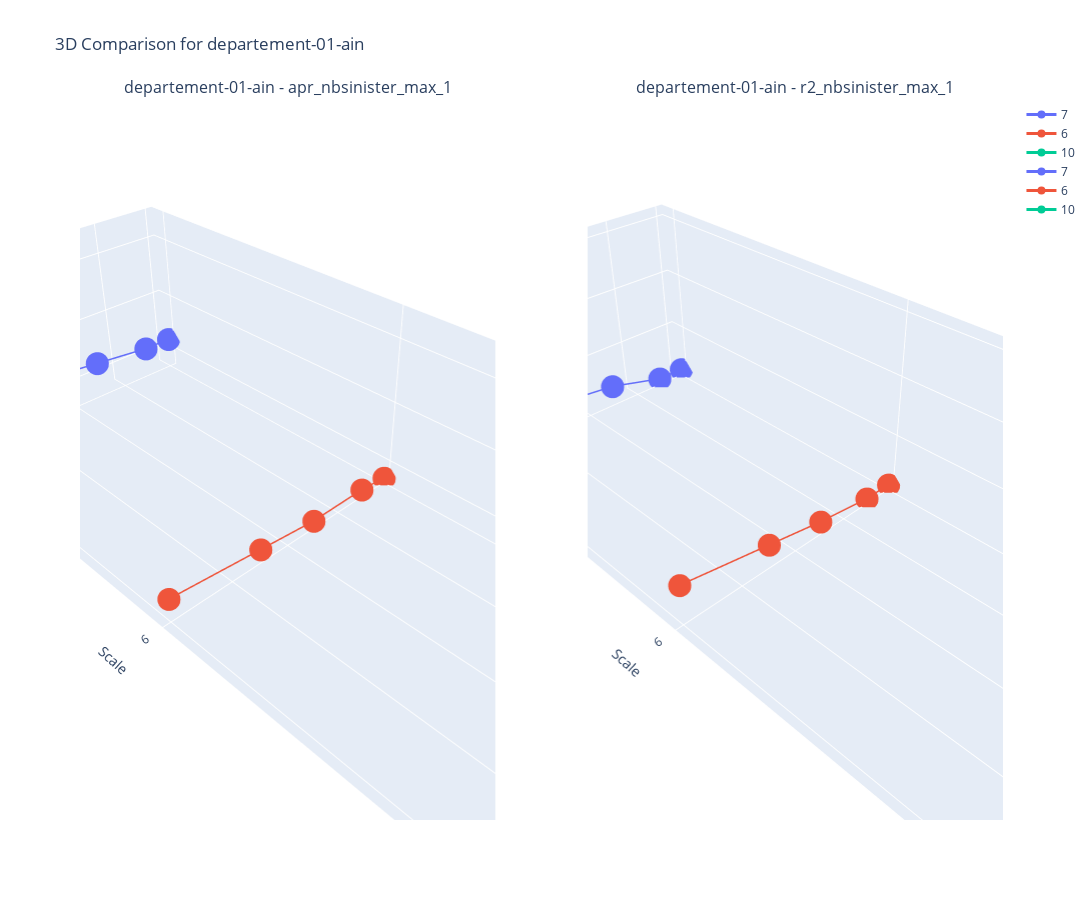
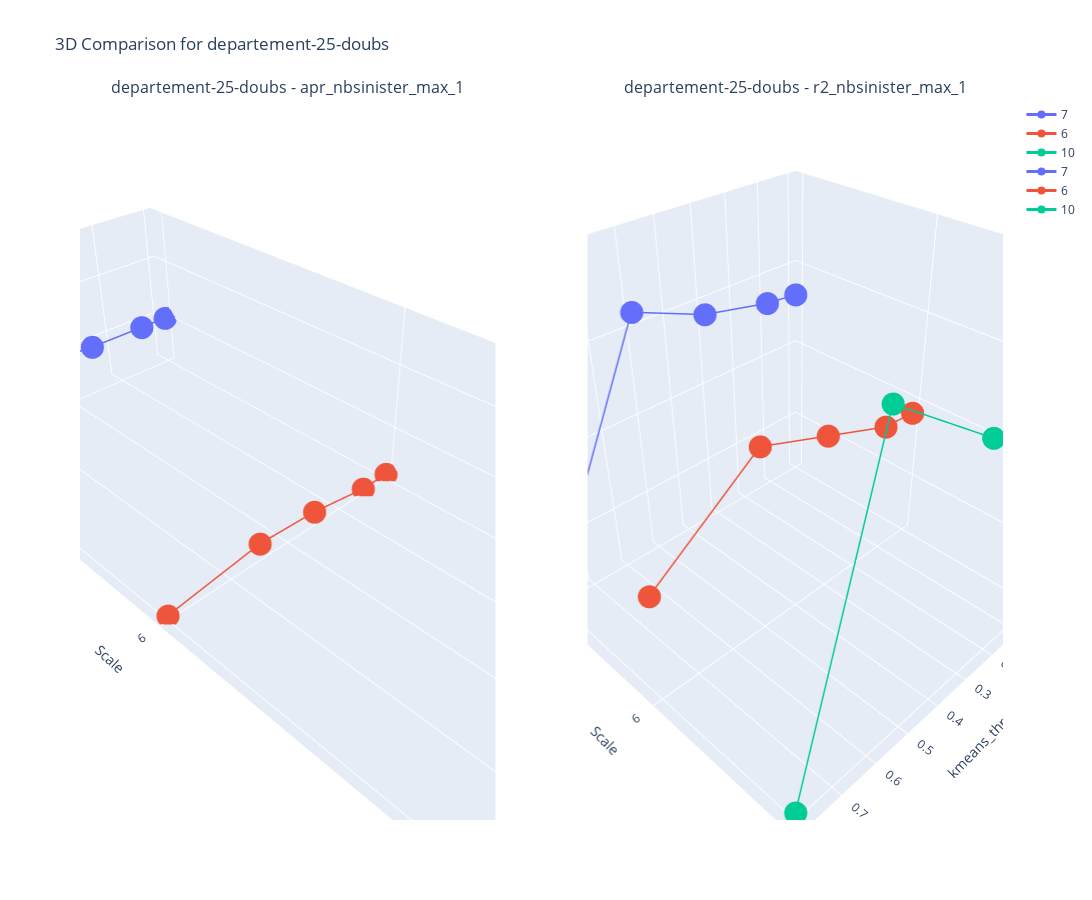
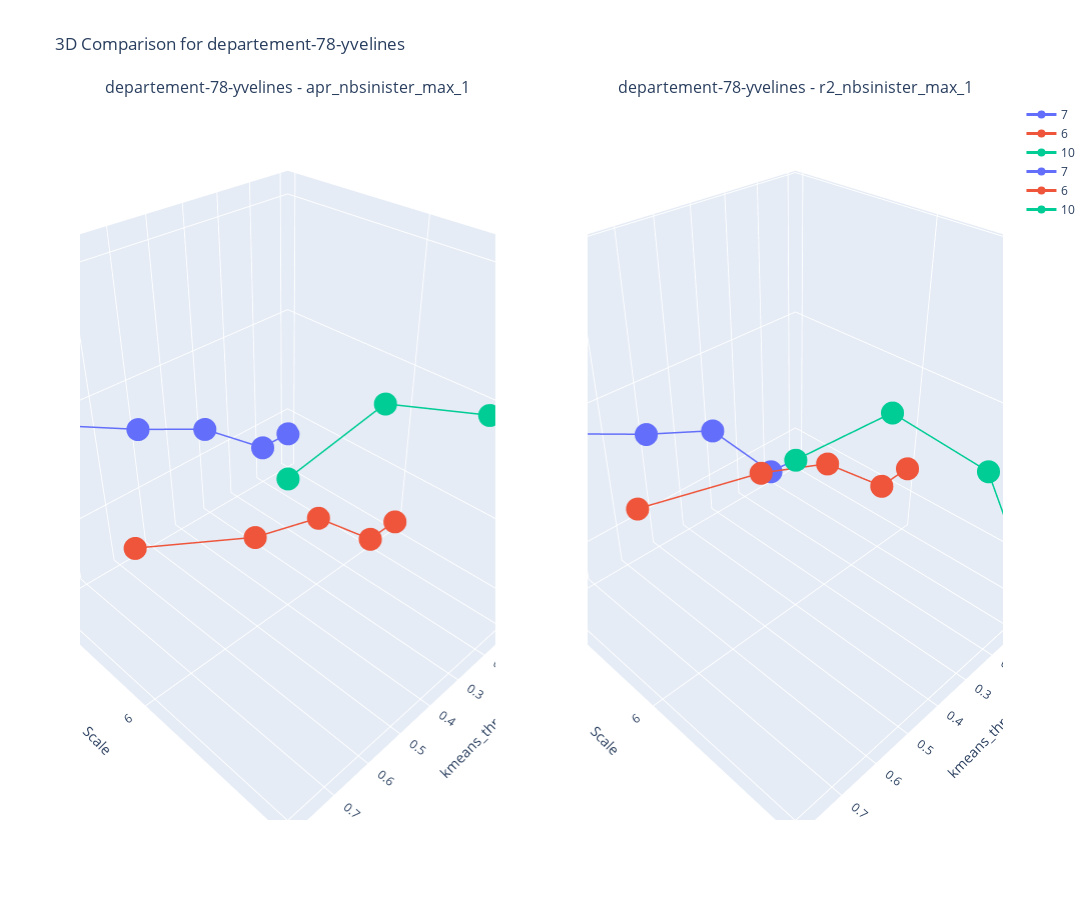

Here is the notebook cell these charts were saved with, in order:
### Code cell
compare_models_2d(df, df.Department.unique(), dept_markers, ['apr_nbsinister_max_1', 'r2_nbsinister_max_1'],  'kmeans_thresh', 'Scale', 'Scale')

### Figure 1 — Plotly figure (JSON) as saved in the notebook; plotly's stock layout.template omitted (floating-point values rounded to 4 significant figures)
{"data": [{"line": {"color": "#636EFA", "width": 3}, "marker": {"color": "#636EFA", "size": 8}, "mode": "lines+markers", "name": "7", "scene": "scene", "type": "scatter3d", "x": [0, 0.1, 0.3, 0.5, 0.8], "y": [0, 0, 0, 0, 0], "z": [0.44, 0.44, 0.46, 0.48, 0.52]}, {"line": {"color": "#EF553B", "width": 3}, "marker": {"color": "#EF553B", "size": 8}, "mode": "lines+markers", "name": "6", "scene": "scene", "type": "scatter3d", "x": [0, 0.1, 0.3, 0.5, 0.8], "y": [1, 1, 1, 1, 1], "z": [0.35, 0.36, 0.36, 0.38, 0.41]}, {"line": {"color": "#00CC96", "width": 3}, "marker": {"color": "#00CC96", "size": 8}, "mode": "lines+markers", "name": "10", "scene": "scene", "type": "scatter3d", "x": [0, 0.1, 0.3, 0.6, 0.8], "y": [2, 2, 2, 2, 2], "z": [0.74, 0.74, 0.78, 0.87, 0.88]}, {"line": {"color": "#636EFA", "width": 3}, "marker": {"color": "#636EFA", "size": 8}, "mode": "lines+markers", "name": "7", "scene": "scene2", "type": "scatter3d", "x": [0, 0.1, 0.3, 0.5, 0.8], "y": [0, 0, 0, 0, 0], "z": [0.03487, 0.03587, 0.08641, 0.1073, 0.1702]}, {"line": {"color": "#EF553B", "width": 3}, "marker": {"color": "#EF553B", "size": 8}, "mode": "lines+markers", "name": "6", "scene": "scene2", "type": "scatter3d", "x": [0, 0.1, 0.3, 0.5, 0.8], "y": [1, 1, 1, 1, 1], "z": [0.03051, 0.03167, 0.05861, 0.09478, 0.1485]}, {"line": {"color": "#00CC96", "width": 3}, "marker": {"color": "#00CC96", "size": 8}, "mode": "lines+markers", "name": "10", "scene": "scene2", "type": "scatter3d", "x": [0, 0.1, 0.3, 0.6, 0.8], "y": [2, 2, 2, 2, 2], "z": [0.2349, 0.2531, 0.3825, 0.5838, 0.616]}], "layout": {"annotations": [{"font": {"size": 16}, "showarrow": false, "text": "departement-01-ain - apr_nbsinister_max_1", "x": 0.225, "xanchor": "center", "xref": "paper", "y": 1, "yanchor": "bottom", "yref": "paper"}, {"font": {"size": 16}, "showarrow": false, "text": "departement-01-ain - r2_nbsinister_max_1", "x": 0.775, "xanchor": "center", "xref": "paper", "y": 1, "yanchor": "bottom", "yref": "paper"}], "height": 900, "scene": {"domain": {"x": [0, 0.45], "y": [0, 1]}, "xaxis": {"title": {"text": "kmeans_thresh"}}, "yaxis": {"ticktext": ["7", "6", 10], "tickvals": [0, 1, 2], "title": {"text": "Scale"}}, "zaxis": {"title": {"text": "apr_nbsinister_max_1"}}}, "scene2": {"domain": {"x": [0.55, 1], "y": [0, 1]}, "xaxis": {"title": {"text": "kmeans_thresh"}}, "yaxis": {"ticktext": ["7", "6", 10], "tickvals": [0, 1, 2], "title": {"text": "Scale"}}, "zaxis": {"title": {"text": "r2_nbsinister_max_1"}}}, "showlegend": true, "title": {"text": "3D Comparison for departement-01-ain"}, "width": 1600}}

### Figure 2 — Plotly figure (JSON) as saved in the notebook; plotly's stock layout.template omitted (floating-point values rounded to 4 significant figures)
{"data": [{"line": {"color": "#636EFA", "width": 3}, "marker": {"color": "#636EFA", "size": 8}, "mode": "lines+markers", "name": "7", "scene": "scene", "type": "scatter3d", "x": [0, 0.1, 0.3, 0.5, 0.8], "y": [0, 0, 0, 0, 0], "z": [0.4, 0.4, 0.4, 0.41, 0.32]}, {"line": {"color": "#EF553B", "width": 3}, "marker": {"color": "#EF553B", "size": 8}, "mode": "lines+markers", "name": "6", "scene": "scene", "type": "scatter3d", "x": [0, 0.1, 0.3, 0.5, 0.8], "y": [1, 1, 1, 1, 1], "z": [0.25, 0.25, 0.28, 0.29, 0.25]}, {"line": {"color": "#00CC96", "width": 3}, "marker": {"color": "#00CC96", "size": 8}, "mode": "lines+markers", "name": "10", "scene": "scene", "type": "scatter3d", "x": [0, 0.1, 0.3, 0.6, 0.8], "y": [2, 2, 2, 2, 2], "z": [0.7, 0.7, 0.73, 0.75, 0.69]}, {"line": {"color": "#636EFA", "width": 3}, "marker": {"color": "#636EFA", "size": 8}, "mode": "lines+markers", "name": "7", "scene": "scene2", "type": "scatter3d", "x": [0, 0.1, 0.3, 0.5, 0.8], "y": [0, 0, 0, 0, 0], "z": [0.1657, 0.1696, 0.1861, 0.2184, -0.05163]}, {"line": {"color": "#EF553B", "width": 3}, "marker": {"color": "#EF553B", "size": 8}, "mode": "lines+markers", "name": "6", "scene": "scene2", "type": "scatter3d", "x": [0, 0.1, 0.3, 0.5, 0.8], "y": [1, 1, 1, 1, 1], "z": [0.08642, 0.08905, 0.1192, 0.1492, 0.05886]}, {"line": {"color": "#00CC96", "width": 3}, "marker": {"color": "#00CC96", "size": 8}, "mode": "lines+markers", "name": "10", "scene": "scene2", "type": "scatter3d", "x": [0, 0.1, 0.3, 0.6, 0.8], "y": [2, 2, 2, 2, 2], "z": [0.1288, 0.1388, 0.1998, 0.2885, -0.06245]}], "layout": {"annotations": [{"font": {"size": 16}, "showarrow": false, "text": "departement-25-doubs - apr_nbsinister_max_1", "x": 0.225, "xanchor": "center", "xref": "paper", "y": 1, "yanchor": "bottom", "yref": "paper"}, {"font": {"size": 16}, "showarrow": false, "text": "departement-25-doubs - r2_nbsinister_max_1", "x": 0.775, "xanchor": "center", "xref": "paper", "y": 1, "yanchor": "bottom", "yref": "paper"}], "height": 900, "scene": {"domain": {"x": [0, 0.45], "y": [0, 1]}, "xaxis": {"title": {"text": "kmeans_thresh"}}, "yaxis": {"ticktext": ["7", "6", 10], "tickvals": [0, 1, 2], "title": {"text": "Scale"}}, "zaxis": {"title": {"text": "apr_nbsinister_max_1"}}}, "scene2": {"domain": {"x": [0.55, 1], "y": [0, 1]}, "xaxis": {"title": {"text": "kmeans_thresh"}}, "yaxis": {"ticktext": ["7", "6", 10], "tickvals": [0, 1, 2], "title": {"text": "Scale"}}, "zaxis": {"title": {"text": "r2_nbsinister_max_1"}}}, "showlegend": true, "title": {"text": "3D Comparison for departement-25-doubs"}, "width": 1600}}

### Figure 3 — Plotly figure (JSON) as saved in the notebook; plotly's stock layout.template omitted (floating-point values rounded to 4 significant figures)
{"data": [{"line": {"color": "#636EFA", "width": 3}, "marker": {"color": "#636EFA", "size": 8}, "mode": "lines+markers", "name": "7", "scene": "scene", "type": "scatter3d", "x": [0, 0.1, 0.3, 0.5, 0.8], "y": [0, 0, 0, 0, 0], "z": [0.58, 0.58, 0.63, 0.66, 0.71]}, {"line": {"color": "#EF553B", "width": 3}, "marker": {"color": "#EF553B", "size": 8}, "mode": "lines+markers", "name": "6", "scene": "scene", "type": "scatter3d", "x": [0, 0.1, 0.3, 0.5, 0.8], "y": [1, 1, 1, 1, 1], "z": [0.55, 0.55, 0.61, 0.63, 0.68]}, {"line": {"color": "#00CC96", "width": 3}, "marker": {"color": "#00CC96", "size": 8}, "mode": "lines+markers", "name": "10", "scene": "scene", "type": "scatter3d", "x": [0, 0.1, 0.3, 0.6, 0.8], "y": [2, 2, 2, 2, 2], "z": [0.7, 0.71, 0.76, 0.81, 0.8]}, {"line": {"color": "#636EFA", "width": 3}, "marker": {"color": "#636EFA", "size": 8}, "mode": "lines+markers", "name": "7", "scene": "scene2", "type": "scatter3d", "x": [0, 0.1, 0.3, 0.5, 0.8], "y": [0, 0, 0, 0, 0], "z": [0.2758, 0.2785, 0.3418, 0.3644, 0.4033]}, {"line": {"color": "#EF553B", "width": 3}, "marker": {"color": "#EF553B", "size": 8}, "mode": "lines+markers", "name": "6", "scene": "scene2", "type": "scatter3d", "x": [0, 0.1, 0.3, 0.5, 0.8], "y": [1, 1, 1, 1, 1], "z": [0.3232, 0.3225, 0.3686, 0.3898, 0.4104]}, {"line": {"color": "#00CC96", "width": 3}, "marker": {"color": "#00CC96", "size": 8}, "mode": "lines+markers", "name": "10", "scene": "scene2", "type": "scatter3d", "x": [0, 0.1, 0.3, 0.6, 0.8], "y": [2, 2, 2, 2, 2], "z": [0.3135, 0.324, 0.4189, 0.4901, 0.4943]}], "layout": {"annotations": [{"font": {"size": 16}, "showarrow": false, "text": "departement-78-yvelines - apr_nbsinister_max_1", "x": 0.225, "xanchor": "center", "xref": "paper", "y": 1, "yanchor": "bottom", "yref": "paper"}, {"font": {"size": 16}, "showarrow": false, "text": "departement-78-yvelines - r2_nbsinister_max_1", "x": 0.775, "xanchor": "center", "xref": "paper", "y": 1, "yanchor": "bottom", "yref": "paper"}], "height": 900, "scene": {"domain": {"x": [0, 0.45], "y": [0, 1]}, "xaxis": {"title": {"text": "kmeans_thresh"}}, "yaxis": {"ticktext": ["7", "6", 10], "tickvals": [0, 1, 2], "title": {"text": "Scale"}}, "zaxis": {"title": {"text": "apr_nbsinister_max_1"}}}, "scene2": {"domain": {"x": [0.55, 1], "y": [0, 1]}, "xaxis": {"title": {"text": "kmeans_thresh"}}, "yaxis": {"ticktext": ["7", "6", 10], "tickvals": [0, 1, 2], "title": {"text": "Scale"}}, "zaxis": {"title": {"text": "r2_nbsinister_max_1"}}}, "showlegend": true, "title": {"text": "3D Comparison for departement-78-yvelines"}, "width": 1600}}
